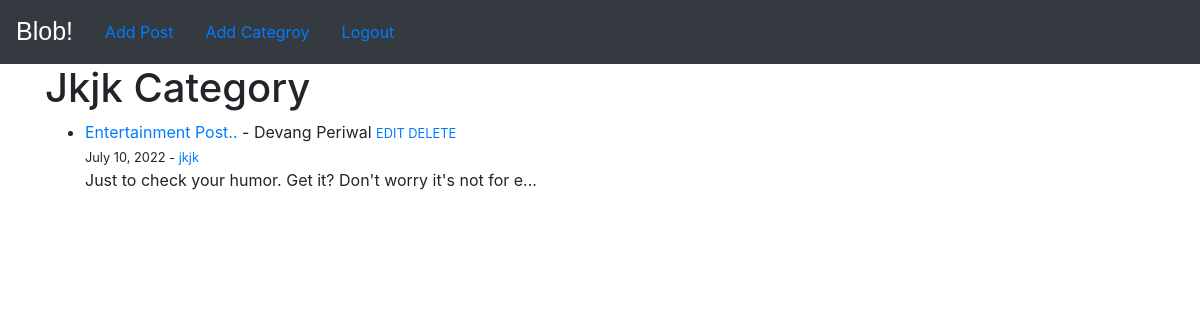
/category/jkjk/ (signed in), run on the app's committed database.
### blob/models.py (models this page shows, shortened)
class Post(models.Model):
    title = models.CharField(max_length=255)
    author = models.ForeignKey(User, on_delete=models.CASCADE)
    body = models.TextField()
    post_date = models.DateField(auto_now_add=True)
    category = models.CharField(max_length=255, default='coding')

### blob/views.py (the view)
# urls.py: path('category/<str:cats>/', CategoryView, name='category'),
def CategoryView(request, cats):
    category_posts = Post.objects.filter(category=cats.replace('-',' '))
    return render(request, 'categories.html', {'cats': cats.title().replace('-', ' '), 'category_posts': category_posts})

### templates/categories.html (shortened to what this page needs)
{% extends 'base.html' %}
{% block content %}
{% if category_posts %}
    <h1> {{cats}} Category </h1>
<ul>
    {% for post in category_posts %}
    <li>
        <a href="{% url 'article-detail' post.pk %}">{{post.title}}</a> - {{post.author.first_name}}
        {{post.author.last_name}}
        {% if user.is_authenticated %}<small><a href="{% url 'update' post.pk %}">EDIT</a> <a
                href="{% url 'delete' post.pk %}">DELETE</a></small>{% endif %}
        <br> <small> {{post.post_date}} - <a href="{% url 'category' post.category %}">{{post.category}}</a></small>
        <p>
            {{post.body|slice:":60"|safe}}...
        </p>
    </li>
    {% endfor %}
</ul>
{%else %}
<h2> This page does not exist</h3>
{% endif %}
{% endblock %}

### data on the page
Post: category "Jkjk", title "Entertainment Post..", author.first_name "Devang", author.last_name "Periwal", post_date "July 10, 2022", category "jkjk", body "Just to check your humor. Get it? Don't worry it's not for e"
